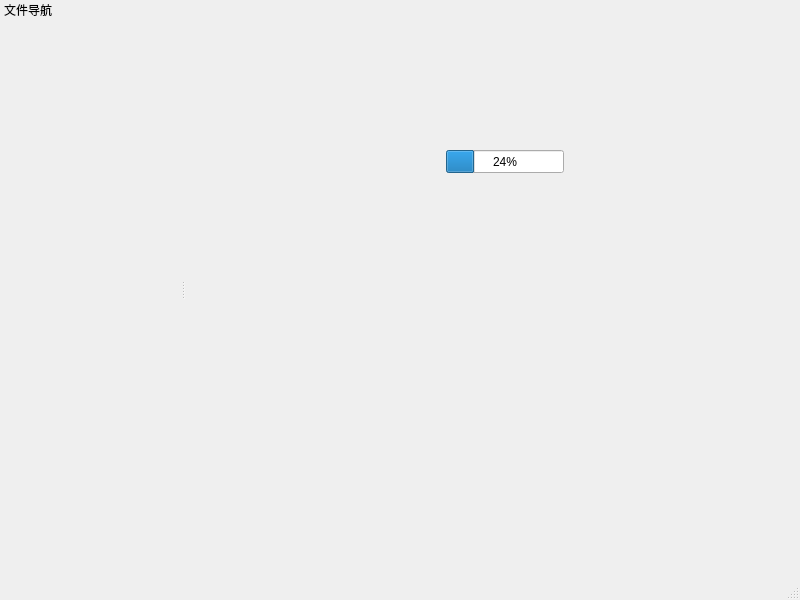
<?xml version="1.0" encoding="UTF-8"?>
<ui version="4.0">
 <class>PiscesFileForm</class>
 <widget class="QMainWindow" name="PiscesFileForm">
  <property name="geometry">
   <rect>
    <x>0</x>
    <y>0</y>
    <width>800</width>
    <height>600</height>
   </rect>
  </property>
  <property name="windowTitle">
   <string>MainWindow</string>
  </property>
  <widget class="QWidget" name="centralwidget">
   <widget class="QProgressBar" name="progressBar">
    <property name="geometry">
     <rect>
      <x>260</x>
      <y>150</y>
      <width>118</width>
      <height>23</height>
     </rect>
    </property>
    <property name="value">
     <number>24</number>
    </property>
   </widget>
  </widget>
  <widget class="QStatusBar" name="statusbar"/>
  <widget class="QDockWidget" name="dockWidget">
   <property name="minimumSize">
    <size>
     <width>180</width>
     <height>33</height>
    </size>
   </property>
   <property name="features">
    <set>QDockWidget::NoDockWidgetFeatures</set>
   </property>
   <property name="allowedAreas">
    <set>Qt::LeftDockWidgetArea</set>
   </property>
   <property name="windowTitle">
    <string>文件导航</string>
   </property>
   <attribute name="dockWidgetArea">
    <number>1</number>
   </attribute>
   <widget class="QWidget" name="dockWidgetContents"/>
  </widget>
 </widget>
 <resources/>
 <connections/>
</ui>
